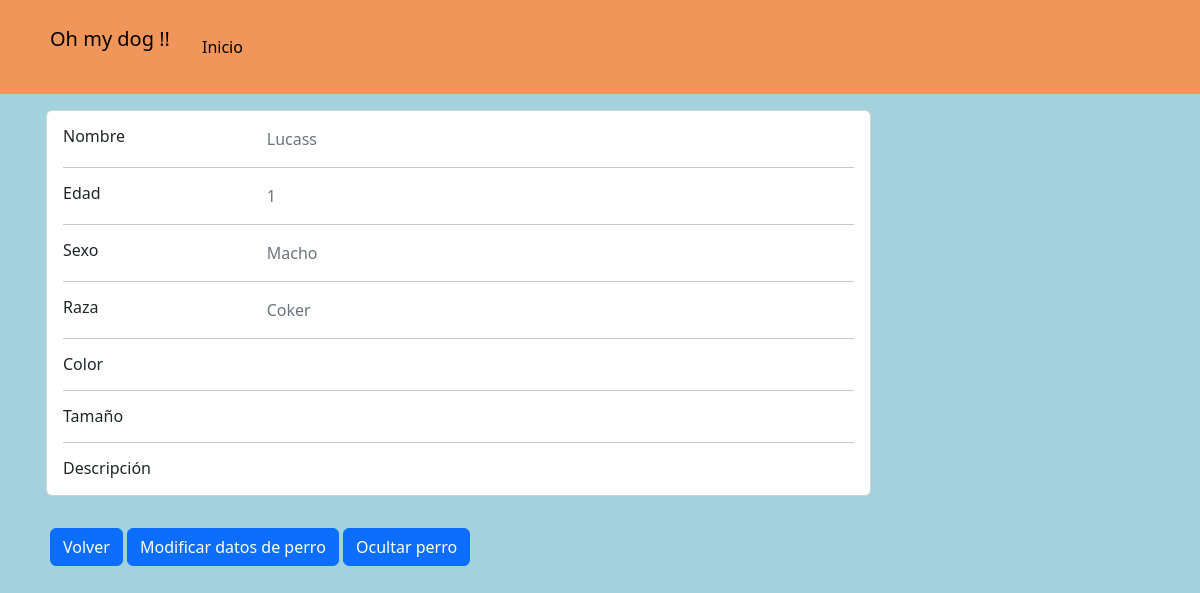
Before: /dogs/dog_profile/1/1 (signed in) with the older database file.
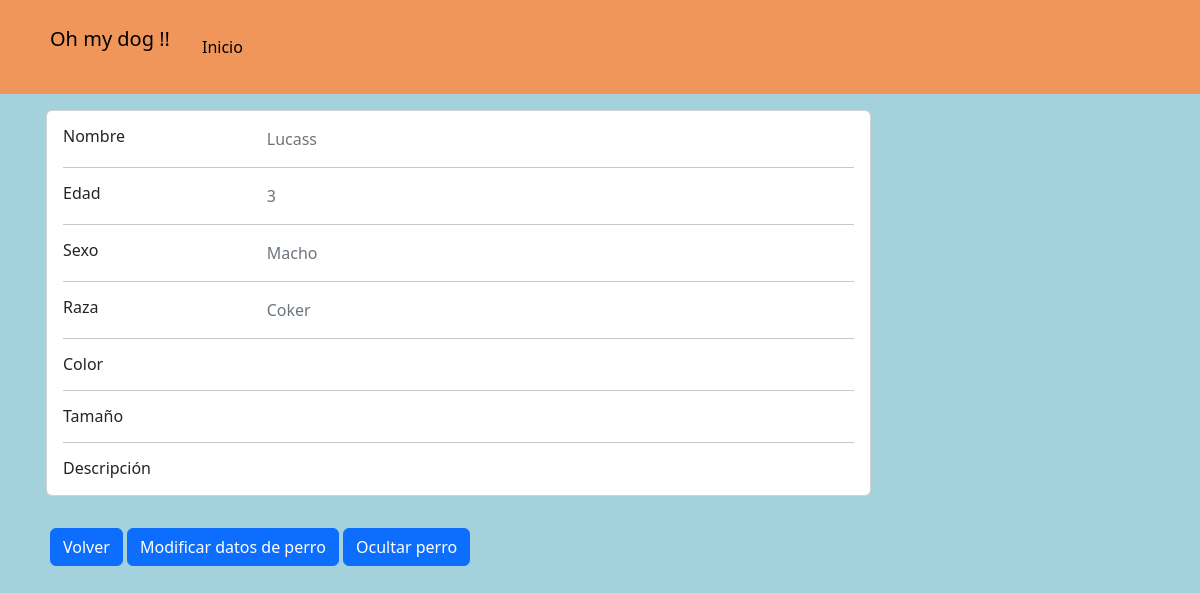
After: the same page with the newer database file.
### dogs/models.py (models this page shows, shortened)
class Dog(models.Model):
    class Sex(models.TextChoices):
        macho = "Macho"
        hembra = "Hembra"
    class Breed(models.TextChoices):
        sin_raza = "Sin raza"
        coker = "Coker"
        pastor_aleman = "Pastor aleman"
        bulldog = "Bulldog"
        labrador = "Labrador"
        golden = "Golder"
        caniche = "Caniche"
        chihuahua = "Chihuahua"
        bulldog_frances = "Bulldog Frances"
        beagle = "Beagle"
        boxer = "Boxer"
        galgo = "Galgo"
        dalmata = "Dalmata"
        sharpei = "Shar pei"
    class Color(models.TextChoices):
        blanco = "Blanco"
        negro = "Negro"
        marron = "Marrón"
        blanco_y_negro = "Blanco y negro"
        otro = "Otro color"
    class Size(models.TextChoices):
        grande = "Grande"
        mediano = "Mediano"
        pequeño = "pequeño"
    def default_value():
        return '-'
    name = models.CharField(
        max_length=15
    )
    age = models.PositiveIntegerField(
        null=True,
    )
    sex = models.CharField(
        max_length=10,
        choices=Sex.choices
    )
    breed = models.CharField(
        max_length=20,
        choices=Breed.choices
    )
    color = models.CharField(
        max_length=20,
        blank=True,
        choices=Color.choices,
        null=True,
    )
    size = models.CharField(
        max_length=10,
        null=True,
        blank=True,
    )
    description = models.TextField(
        max_length=100,
        blank=True,
        null=True,
    )
    hidden = models.BooleanField(default=False)
    owner = models.ForeignKey(
        CustomUser,
        blank=True,
        on_delete=models.CASCADE,
        null=True
    )

### dogs/views.py (the view)
# urls.py: path('dog_profile/<user_owner_id>/<dog_id>', views.dog_profile_view, name='dog_profile'),
def dog_profile_view(request, dog_id, user_owner_id):
    if not request.user.is_authenticated:
        return redirect('login')
    dog = Dog.objects.get(pk=dog_id)
    user_owner = CustomUser.objects.get(pk=user_owner_id)
    context = {
        'dog': dog,
        'user_owner': user_owner,
    }
    return render(request, 'dog_profile.html', context)

### dogs/templates/dog_profile.html (shortened to what this page needs)
{% extends 'home.html' %}
{% block content %}
<head>
</head>
<main>
    <div class="container card-izq " >
    <div class="row row-1">
        <div class="col-md-9">
        <div class="card mb-3">
            <div class="card-body">
            <div class="row">
                <div class="col-sm-3">
                <h6 class="mb-0">Nombre</h6>
                </div>
                <div class="col-sm-9 text-secondary">
                {{ dog.name }}
                </div>
            </div>
            <hr>
            <div class="row">
                <div class="col-sm-3">
                <h6 class="mb-0">Edad</h6>
                </div>
                <div class="col-sm-9 text-secondary">
                {{ dog.age }}
                </div>
            </div>
            <hr>
            <div class="row">
                <div class="col-sm-3">
                <h6 class="mb-0">Sexo</h6>
                </div>
                <div class="col-sm-9 text-secondary">
                {{ dog.sex }}
                </div>
            </div>
            <hr>
            <div class="row">
                <div class="col-sm-3">
                <h6 class="mb-0">Raza</h6>
                </div>
                <div class="col-sm-9 text-secondary">
                {{ dog.breed }}
                </div>
            </div>
            <hr>
            <div class="row">
                <div class="col-sm-3">
                <h6 class="mb-0">Color</h6>
                </div>
                <div class="col-sm-9 text-secondary">
                </div>
            </div>
            <hr>
            <div class="row">
                <div class="col-sm-3">
                <h6 class="mb-0">Tamaño</h6>
                </div>
                <div class="col-sm-9 text-secondary">
                </div>
            </div>
            <hr>
            <div class="row">
                <div class="col-sm-3">
                <h6 class="mb-0">Descripción</h6>
                </div>
                <div class="col-sm-9 text-secondary">
                </div>
            </div>
            </div>
        </div>
        </div>
    <div class="container card-izq " >
        <a href="{% url 'profile' user_owner.id %}" class="btn btn-primary">Volver</a>
        <a href="{% url 'dog_modification' dog_id=dog.id user_owner_id=user_owner.id %}" class="btn btn-primary">Modificar datos de perro</a>
        <button class="btn btn-primary" id="hide_dog_button">Ocultar perro</button>
    </div>
</main>
{% endblock  %}

Changed rows visible on the page:
changed Dog "Lucass": age "1" → "3"
